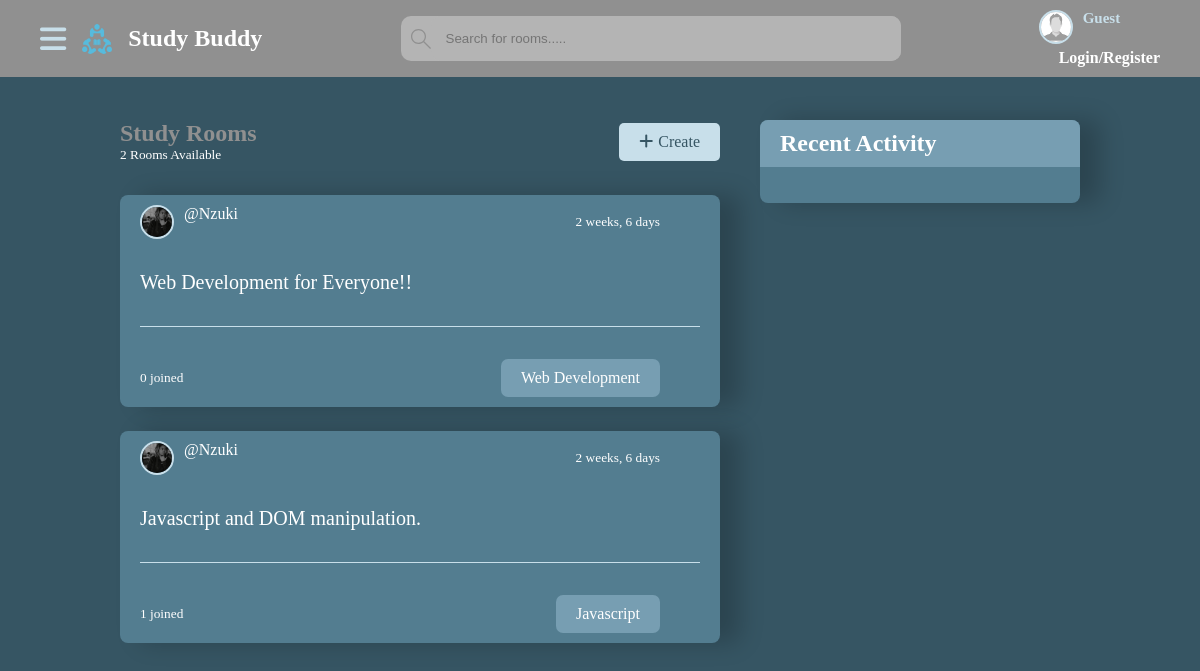
The page /studybud/?q=Javascript on the database its author committed.
### core/models.py (models this page shows, shortened)
class Room(models.Model):
    host = models.ForeignKey(User, on_delete=models.CASCADE)
    topic = models.ForeignKey(Topic, on_delete=models.CASCADE)
    name = models.CharField(max_length=200)
    description = models.TextField()
    participants = models.ManyToManyField(User,
                                          related_name='participants',
                                          blank=True
                                          )
    created_at = models.DateTimeField(auto_now_add=True)
    updated_at = models.DateTimeField(auto_now=True)
    class Meta:
        ordering = ['-updated_at', '-created_at']

class UserProfile(models.Model):
    user = models.OneToOneField(User, on_delete=models.CASCADE)
    profile_pic = models.ImageField(upload_to='profile_pic/')
    bio = models.CharField(max_length=1000)
    @property
    def image_url(self):
        if self.profile_pic:
            return self. profile_pic.url
        else:
            return 'static/images/images.png'

class Topic(models.Model):
    name = models.CharField(max_length=200)
    def __str__(self):
        return self.name

### core/views.py (the view)
# urls.py: path('', views.index, name="index"),
def index(request):
    q = request.GET.get('q') if request.GET.get('q') is not None else ""
    rooms = Room.objects.filter(
        Q(topic__name__icontains=q) |
        Q(name__icontains=q) |
        Q(description__icontains=q)
    )
    topics = Topic.objects.all()
    rooms_count = rooms.count()
    topics_count = topics.count()
    room_messages = Message.objects.filter(Q(room__topic__name__icontains=q))
    user_profile = None
    if request.user.is_authenticated:
        if request.user.userprofile:
            user_profile = UserProfile.objects.get(user=request.user)
        else:
            user_profile = None
    form = ProfileForm(request.POST, request.FILES, instance=user_profile)
    context = {
        "rooms": rooms,
        "topics": topics,
        "rooms_count": rooms_count,
        "topics_count": topics_count,
        "room_messages": room_messages,
        "form": form,
    }
    return render(request, 'core/index.html', context)

### core/forms.py
class ProfileForm(forms.ModelForm):
    class Meta:
        model = UserProfile
        fields = ['profile_pic', 'bio']
        widgets = {
            'profile_pic': forms.FileInput(attrs={'class': 'custom-file-input'}),
        }
        widgets = {
            'bio': forms.Textarea(attrs={'class': 'bio-textarea'}),
        }
    bio = forms.CharField(
        widget=forms.Textarea(attrs={'class': 'bio-textarea'}),
        error_messages={'required': ''}  # Set the error message to an empty string
    )
    profile_pic = forms.ImageField(
        widget=forms.FileInput(attrs={'class': 'custom-file-input'}),
        error_messages={'required': ''}  # Set the error message to an empty string
    )

### templates/core/index.html (shortened to what this page needs)
<!DOCTYPE html>
{% extends 'core/base.html'%}
{% load static %}
    {% block content %}
    <section class="home-container">
        <div class="home__content">
             <div class="rooms-container">
                 <div class="rooms__header">
                     <div class="rooms__count">
                         <h2>Study Rooms</h2>
                         <small>{{rooms_count}} Rooms Available</small>
                     </div>
                     <div class="rooms__create">
                         <a  class="create-room" href="#">
                             <i class="fa-solid fa-plus"></i>
                             <p>Create</p>
                         </a>
                     </div>
                 </div>
                 <div class="rooms">
                     <ul>
                       {% for room in rooms %}
                       <li>
                          <div class="details">
                              <a href="{% url 'profile' room.host.userprofile.user.id %}">
                                  <img src="{% if room.host.userprofile.profile_pic %}{{ room.host.userprofile.image_url }}{% else %}{% static 'images/images.png' %}{% endif %}"/>
                                  <p>@{{room.host.username}}</p>
                              </a>
                              <small>{{room.created_at|timesince}}</small>
                          </div>
                           <div class="room__name">
                               <a href="{% url 'room' room.id %}">{{room.name}}</a>
                           </div>
                           <hr>
                           <div class="room__topic">
                               <small>{{room.participants.all.count}} joined</small>
                               <p>{{room.topic}}</p>
                           </div>
                       </li>
                       {% endfor %}
                     </ul>
                 </div>
            </div>
            <div class="activity-container">
                <div class="activity__content">
                    <h2>Recent Activity</h2>
                    <div class="activity">
                    </div>
                </div>
            </div>
        </div>
    </section>
{% endblock %}

### static/styles/base.css (style rules this page uses)
* { padding: 0; margin: 0; text-decoration: none; list-style: none; color: var(--text-color); }
:root { --text-color: #ffffff; --special-links: #636363; --links-hover: #c8dfea; --nav-background-color: #909090; --search-bar: #B4B4B4; --body-background-color: #365563; --link-background: #537d90; --hover-color: #779eb2; }
body { background: var(--body-background-color); }

### static/styles/index.css (style rules this page uses)
* { padding: 0; margin: 0; text-decoration: none; list-style: none; color: var(--text-color); }
:root { --text-color: #ffffff; --special-links: #636363; --links-hover: #c8dfea; --nav-background-color: #909090; --search-bar: #B4B4B4; --body-background-color: #365563; --link-background: #537d90; --hover-color: #779eb2; }
.home-container .home__content { padding: 120px; display: grid; grid-template-columns: 2fr 1fr; }
.home__content .rooms-container { display: flex; flex-direction: column; gap: 2rem; }
.rooms-container .rooms__header { display: flex; align-items: center; justify-content: space-between; width: 600px; }
.rooms__header .rooms__count { display: flex; flex-direction: column; }
.rooms__count h2 { color: var(--nav-background-color); }
.rooms__header .rooms__create a { display: flex; gap: 5px; padding: 10px 20px; background: var(--links-hover); border-radius: 5px; }
.rooms__create i { color: var(--body-background-color); }
.rooms__create p { color: var(--body-background-color); }
.rooms-container .rooms ul { display: flex; flex-direction: column; gap: 1.5rem; }
.rooms-container .rooms ul li { display: flex; flex-direction: column; gap: 2rem; width: 560px; background: var(--link-background); padding: 10px 20px; box-shadow: 20px 0 24px rgba(0, 0, 0, 0.2); border-radius: 8px; }
.rooms ul li .details { display: flex; align-items: center; justify-content: space-between; }
.details a { display: flex; gap: 10px; }
.details a img { width: 30px; height: 30px; border: 2px solid var(--links-hover); border-radius: 50%; }
.details a p { color: var(--text-color); font-weight: 500; }
.details small { margin-right: 40px; }
.rooms ul li .room__name a { font-size: 20px; font-weight: 500; }
.rooms hr { height: 1px; background: var(--links-hover); border: none; }
.rooms .room__topic { display: flex; align-items: center; justify-content: space-between; }
.room__topic p { background: var(--hover-color); padding: 10px 20px; margin-right: 40px; border-radius: 7px; }
.home__content .activity-container .activity__content { display: flex; flex-direction: column; gap: 1rem; background: var(--link-background); box-shadow: 20px 0 24px rgba(0, 0, 0, 0.2); border-radius: 8px; }
.activity__content h2 { padding: 10px 20px; background: var(--hover-color); border-radius: 8px 8px 0 0; }
.activity__content .activity { padding: 10px 20px; }

### static/styles/profile.css (style rules this page uses)
* { padding: 0; margin: 0; text-decoration: none; list-style: none; color: var(--text-color); }
:root { --text-color: #ffffff; --special-links: #636363; --links-hover: #c8dfea; --nav-background-color: #909090; --search-bar: #B4B4B4; --body-background-color: #365563; --link-background: #537d90; --hover-color: #779eb2; }

### static/styles/room.css (style rules this page uses)
* { padding: 0; margin: 0; text-decoration: none; list-style: none; color: var(--text-color); }
:root { --text-color: #ffffff; --special-links: #636363; --links-hover: #c8dfea; --nav-background-color: #909090; --search-bar: #B4B4B4; --body-background-color: #365563; --link-background: #537d90; --hover-color: #779eb2; }

### rows shown on the page
Room: host.profile_pic (picture), host.username "Nzuki", created_at "2 weeks, 6 days", name "Web Development for Everyone!!", participants.all.count "0", topic "Web Development"
Room: host.profile_pic (picture), host.username "Nzuki", created_at "2 weeks, 6 days", name "Javascript and DOM manipulation.", participants.all.count "1", topic "Javascript"

### other values the page prints
{{ rooms_count }} "2"
